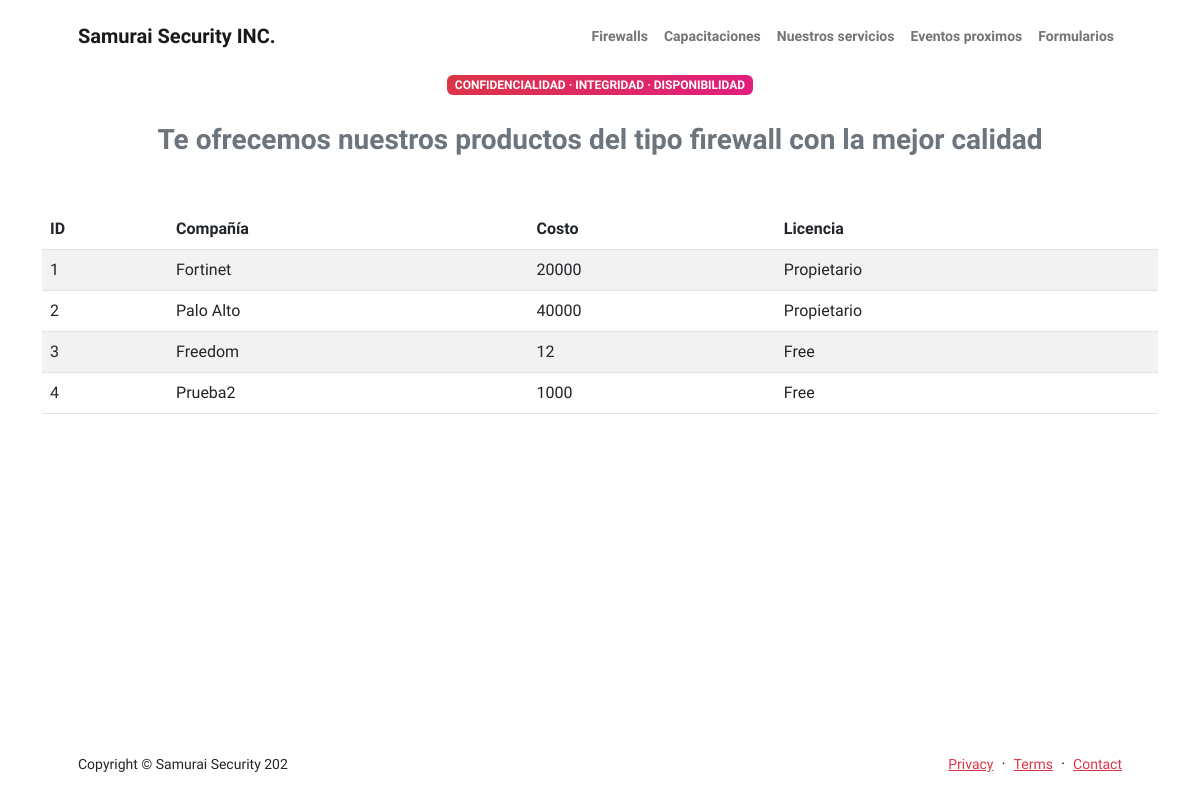
Page /appliance/ on the committed database.
### app/models.py (models this page shows)
class Appliance(models.Model):
    compania = models.CharField(max_length=40)
    costo = models.IntegerField()
    licencia = models.CharField(max_length=40)

### app/views.py (the view)
# urls.py: path("appliance/", appliance_vista, name="appliance"),
def appliance_vista(request):
    contexto = {"appliance": Appliance.objects.all()}
    return render(request, "app/appliance.html", contexto)

### app/templates/app/appliance.html
{% extends "app/index.html" %}
{% block principal %}
<div class="container px-5 pb-5">
    <div class="row gx-5 justify-content-center">
      <div class="col-xxl-5">
        <div class="text-center">
          <div class="badge bg-gradient-primary-to-secondary text-white mb-4">
            <div class="text-uppercase">Confidencialidad · Integridad · Disponibilidad</div>
          </div>
          <div class="fs-3 fw-bold text-muted">Te ofrecemos nuestros productos del tipo firewall con la mejor calidad</div>
        </div>
      </div>
    </div>
  </div>
{% endblock principal %}
{% block content %}
<div class="container">
<table class="table table-striped">
    <thead>
    <tr>
     <th>ID</th>
      <th>Compañía</th>
      <th>Costo</th>
      <th>Licencia</th>
    </tr>
    </thead>
    <tbody>
        {% for c in appliance %}
    <tr>
      <td>{{ c.id}}</td>
      <td>{{ c.compania}}</td>
      <td>{{ c.costo}}</td>
      <td>{{ c.licencia}}</td>
    </tr>
    {% endfor %}
    </tbody>
  </table>
</div>
{% endblock content %}

### rows in the picture
Appliance: id "1", compania "Fortinet", costo "20000", licencia "Propietario"
Appliance: id "2", compania "Palo Alto", costo "40000", licencia "Propietario"
Appliance: id "3", compania "Freedom", costo "12", licencia "Free"
Appliance: id "4", compania "Prueba2", costo "1000", licencia "Free"
